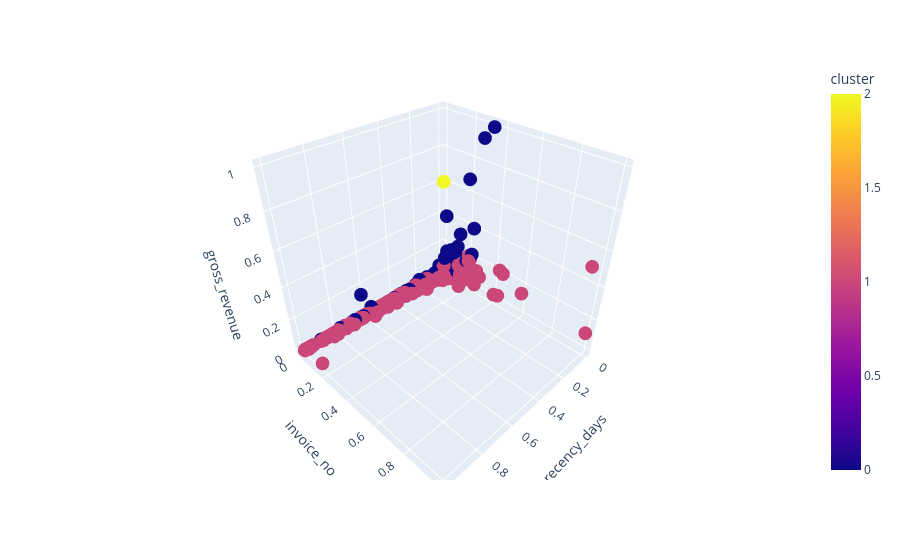

Write notebook code for a chart like this one.
### Code cell
#df9 = df9.rename(columns={'invoice_no':'frequency'})

fig = px.scatter_3d(df9, x='recency_days', y='invoice_no', z='gross_revenue', color='cluster')
fig.show();

### Figure 1 — Plotly figure (JSON) as saved in the notebook; plotly's stock layout.template omitted (floating-point values rounded to 4 significant figures; data arrays with more than 128 entries replaced by an {"elided": "..."} marker saying what was removed)
{"data": [{"hovertemplate": "recency_days=%{x}<br>invoice_no=%{y}<br>gross_revenue=%{z}<br>cluster=%{marker.color}<extra></extra>", "legendgroup": "", "marker": {"color": {"elided": "2969 int values"}, "coloraxis": "coloraxis", "symbol": "circle"}, "mode": "markers", "name": "", "scene": "scene", "showlegend": false, "type": "scatter3d", "x": {"elided": "2969 float values"}, "y": {"elided": "2969 float values"}, "z": {"elided": "2969 float values"}}], "layout": {"coloraxis": {"colorbar": {"title": {"text": "cluster"}}, "colorscale": [[0, "#0d0887"], [0.1111, "#46039f"], [0.2222, "#7201a8"], [0.3333, "#9c179e"], [0.4444, "#bd3786"], [0.5556, "#d8576b"], [0.6667, "#ed7953"], [0.7778, "#fb9f3a"], [0.8889, "#fdca26"], [1, "#f0f921"]]}, "legend": {"tracegroupgap": 0}, "margin": {"t": 60}, "scene": {"domain": {"x": [0, 1], "y": [0, 1]}, "xaxis": {"title": {"text": "recency_days"}}, "yaxis": {"title": {"text": "invoice_no"}}, "zaxis": {"title": {"text": "gross_revenue"}}}}}
